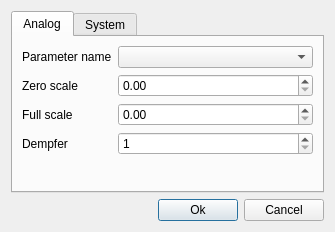
<?xml version="1.0" encoding="UTF-8"?>
<ui version="4.0">
 <class>SParamDialog</class>
 <widget class="QDialog" name="SParamDialog">
  <property name="geometry">
   <rect>
    <x>0</x>
    <y>0</y>
    <width>318</width>
    <height>215</height>
   </rect>
  </property>
  <property name="windowTitle">
   <string>System parameters</string>
  </property>
  <layout class="QGridLayout" name="gridLayout">
   <item row="1" column="0">
    <spacer name="horizontalSpacer">
     <property name="orientation">
      <enum>Qt::Horizontal</enum>
     </property>
     <property name="sizeHint" stdset="0">
      <size>
       <width>263</width>
       <height>20</height>
      </size>
     </property>
    </spacer>
   </item>
   <item row="1" column="1">
    <widget class="QPushButton" name="bn_Ok">
     <property name="text">
      <string>Ok</string>
     </property>
    </widget>
   </item>
   <item row="1" column="2">
    <widget class="QPushButton" name="bn_Cancel">
     <property name="text">
      <string>Cancel</string>
     </property>
    </widget>
   </item>
   <item row="0" column="0" colspan="3">
    <widget class="QTabWidget" name="tabWidget">
     <property name="currentIndex">
      <number>0</number>
     </property>
     <widget class="QWidget" name="tab_1">
      <attribute name="title">
       <string>Analog</string>
      </attribute>
      <layout class="QGridLayout" name="gridLayout_2">
       <item row="0" column="0">
        <widget class="QLabel" name="label">
         <property name="sizePolicy">
          <sizepolicy hsizetype="Fixed" vsizetype="Preferred">
           <horstretch>0</horstretch>
           <verstretch>0</verstretch>
          </sizepolicy>
         </property>
         <property name="text">
          <string>Parameter name</string>
         </property>
        </widget>
       </item>
       <item row="0" column="1">
        <widget class="QComboBox" name="bx_Teg"/>
       </item>
       <item row="1" column="0" rowspan="2">
        <widget class="QLabel" name="label_2">
         <property name="sizePolicy">
          <sizepolicy hsizetype="Fixed" vsizetype="Preferred">
           <horstretch>0</horstretch>
           <verstretch>0</verstretch>
          </sizepolicy>
         </property>
         <property name="text">
          <string>Zero scale</string>
         </property>
        </widget>
       </item>
       <item row="1" column="1" rowspan="2">
        <widget class="QDoubleSpinBox" name="sb_Zs">
         <property name="maximum">
          <double>1000.000000000000000</double>
         </property>
        </widget>
       </item>
       <item row="3" column="0">
        <widget class="QLabel" name="label_3">
         <property name="sizePolicy">
          <sizepolicy hsizetype="Fixed" vsizetype="Preferred">
           <horstretch>0</horstretch>
           <verstretch>0</verstretch>
          </sizepolicy>
         </property>
         <property name="text">
          <string>Full scale</string>
         </property>
        </widget>
       </item>
       <item row="3" column="1">
        <widget class="QDoubleSpinBox" name="sb_Fs">
         <property name="maximum">
          <double>1000.000000000000000</double>
         </property>
        </widget>
       </item>
       <item row="5" column="0" colspan="2">
        <spacer name="verticalSpacer">
         <property name="orientation">
          <enum>Qt::Vertical</enum>
         </property>
         <property name="sizeHint" stdset="0">
          <size>
           <width>20</width>
           <height>40</height>
          </size>
         </property>
        </spacer>
       </item>
       <item row="4" column="1">
        <widget class="QSpinBox" name="sb_f">
         <property name="minimum">
          <number>1</number>
         </property>
         <property name="maximum">
          <number>100</number>
         </property>
        </widget>
       </item>
       <item row="4" column="0">
        <widget class="QLabel" name="label_4">
         <property name="sizePolicy">
          <sizepolicy hsizetype="Fixed" vsizetype="Preferred">
           <horstretch>0</horstretch>
           <verstretch>0</verstretch>
          </sizepolicy>
         </property>
         <property name="text">
          <string>Dempfer</string>
         </property>
        </widget>
       </item>
      </layout>
     </widget>
     <widget class="QWidget" name="tab_3">
      <attribute name="title">
       <string>System</string>
      </attribute>
      <layout class="QGridLayout" name="gridLayout_4">
       <item row="0" column="0">
        <widget class="QLabel" name="label_8">
         <property name="text">
          <string>IO server</string>
         </property>
        </widget>
       </item>
       <item row="0" column="1">
        <widget class="QLineEdit" name="le_ioserv"/>
       </item>
       <item row="6" column="0" colspan="2">
        <spacer name="verticalSpacer_3">
         <property name="orientation">
          <enum>Qt::Vertical</enum>
         </property>
         <property name="sizeHint" stdset="0">
          <size>
           <width>291</width>
           <height>0</height>
          </size>
         </property>
        </spacer>
       </item>
       <item row="1" column="0">
        <widget class="QLabel" name="label_9">
         <property name="text">
          <string>db server</string>
         </property>
        </widget>
       </item>
       <item row="2" column="0">
        <widget class="QLabel" name="label_10">
         <property name="text">
          <string>db name</string>
         </property>
        </widget>
       </item>
       <item row="3" column="0">
        <widget class="QLabel" name="label_11">
         <property name="text">
          <string>username</string>
         </property>
        </widget>
       </item>
       <item row="4" column="0">
        <widget class="QLabel" name="label_12">
         <property name="text">
          <string>password</string>
         </property>
        </widget>
       </item>
       <item row="1" column="1">
        <widget class="QLineEdit" name="le_dbserv"/>
       </item>
       <item row="2" column="1">
        <widget class="QLineEdit" name="le_dbname"/>
       </item>
       <item row="3" column="1">
        <widget class="QLineEdit" name="le_username"/>
       </item>
       <item row="4" column="1">
        <widget class="QLineEdit" name="le_passwd">
         <property name="inputMask">
          <string/>
         </property>
         <property name="text">
          <string/>
         </property>
        </widget>
       </item>
      </layout>
     </widget>
    </widget>
   </item>
  </layout>
 </widget>
 <resources/>
 <connections>
  <connection>
   <sender>bn_Cancel</sender>
   <signal>clicked()</signal>
   <receiver>SParamDialog</receiver>
   <slot>reject()</slot>
   <hints>
    <hint type="sourcelabel">
     <x>288</x>
     <y>281</y>
    </hint>
    <hint type="destinationlabel">
     <x>199</x>
     <y>149</y>
    </hint>
   </hints>
  </connection>
 </connections>
</ui>
